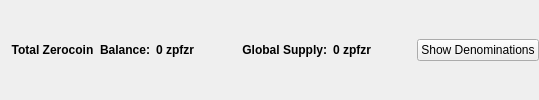
                       <widget class="QFrame" name="balanceSupplyFrame">
                        <layout class="QHBoxLayout" name="horizontalLayout_2" stretch="0,0,0,1,0">
                         <property name="rightMargin">
                          <number>0</number>
                         </property>
                         <item>
                          <layout class="QHBoxLayout" name="horizontalLayout_34">
                           <item>
                            <widget class="QLabel" name="labelzAvailableText_3">
                             <property name="font">
                              <font>
                               <weight>75</weight>
                               <bold>true</bold>
                              </font>
                             </property>
                             <property name="toolTip">
                              <string>Total Balance including unconfirmed and immature zpfzr</string>
                             </property>
                             <property name="text">
                              <string>Total Zerocoin  Balance:</string>
                             </property>
                             <property name="alignment">
                              <set>Qt::AlignRight|Qt::AlignTrailing|Qt::AlignVCenter</set>
                             </property>
                            </widget>
                           </item>
                           <item>
                            <widget class="QLabel" name="labelzAvailableAmount_4">
                             <property name="minimumSize">
                              <size>
                               <width>40</width>
                               <height>0</height>
                              </size>
                             </property>
                             <property name="font">
                              <font>
                               <weight>75</weight>
                               <bold>true</bold>
                              </font>
                             </property>
                             <property name="toolTip">
                              <string>Total Balance including unconfirmed and immature zpfzr</string>
                             </property>
                             <property name="text">
                              <string>0 zpfzr</string>
                             </property>
                             <property name="alignment">
                              <set>Qt::AlignLeading|Qt::AlignLeft|Qt::AlignVCenter</set>
                             </property>
                            </widget>
                           </item>
                          </layout>
                         </item>
                         <item>
                          <spacer name="horizontalSpacer_32">
                           <property name="orientation">
                            <enum>Qt::Horizontal</enum>
                           </property>
                           <property name="sizeHint" stdset="0">
                            <size>
                             <width>40</width>
                             <height>20</height>
                            </size>
                           </property>
                          </spacer>
                         </item>
                         <item>
                          <layout class="QHBoxLayout" name="horizontalLayout_35">
                           <item>
                            <widget class="QLabel" name="labelZsupplyText_2">
                             <property name="font">
                              <font>
                               <weight>75</weight>
                               <bold>true</bold>
                              </font>
                             </property>
                             <property name="text">
                              <string>Global Supply:</string>
                             </property>
                             <property name="alignment">
                              <set>Qt::AlignRight|Qt::AlignTrailing|Qt::AlignVCenter</set>
                             </property>
                            </widget>
                           </item>
                           <item>
                            <widget class="QLabel" name="labelZsupplyAmount_2">
                             <property name="font">
                              <font>
                               <weight>75</weight>
                               <bold>true</bold>
                              </font>
                             </property>
                             <property name="text">
                              <string>0 zpfzr</string>
                             </property>
                            </widget>
                           </item>
                          </layout>
                         </item>
                         <item>
                          <spacer name="horizontalSpacer_31">
                           <property name="orientation">
                            <enum>Qt::Horizontal</enum>
                           </property>
                           <property name="sizeHint" stdset="0">
                            <size>
                             <width>40</width>
                             <height>20</height>
                            </size>
                           </property>
                          </spacer>
                         </item>
                         <item>
                          <widget class="QPushButton" name="pushButtonShowDenoms">
                           <property name="toolTip">
                            <string>Show zpfzr denominations list</string>
                           </property>
                           <property name="text">
                            <string>Show Denominations</string>
                           </property>
                          </widget>
                         </item>
                        </layout>
                       </widget>
